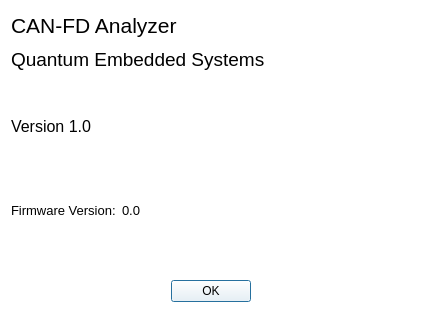
<?xml version="1.0" encoding="UTF-8"?>
<ui version="4.0">
 <class>AboutDialog</class>
 <widget class="QDialog" name="AboutDialog">
  <property name="geometry">
   <rect>
    <x>0</x>
    <y>0</y>
    <width>421</width>
    <height>313</height>
   </rect>
  </property>
  <property name="palette">
   <palette>
    <active>
     <colorrole role="WindowText">
      <brush brushstyle="SolidPattern">
       <color alpha="255">
        <red>0</red>
        <green>0</green>
        <blue>0</blue>
       </color>
      </brush>
     </colorrole>
     <colorrole role="Button">
      <brush brushstyle="SolidPattern">
       <color alpha="255">
        <red>255</red>
        <green>255</green>
        <blue>255</blue>
       </color>
      </brush>
     </colorrole>
     <colorrole role="Light">
      <brush brushstyle="SolidPattern">
       <color alpha="255">
        <red>255</red>
        <green>255</green>
        <blue>255</blue>
       </color>
      </brush>
     </colorrole>
     <colorrole role="Midlight">
      <brush brushstyle="SolidPattern">
       <color alpha="255">
        <red>255</red>
        <green>255</green>
        <blue>255</blue>
       </color>
      </brush>
     </colorrole>
     <colorrole role="Dark">
      <brush brushstyle="SolidPattern">
       <color alpha="255">
        <red>127</red>
        <green>127</green>
        <blue>127</blue>
       </color>
      </brush>
     </colorrole>
     <colorrole role="Mid">
      <brush brushstyle="SolidPattern">
       <color alpha="255">
        <red>170</red>
        <green>170</green>
        <blue>170</blue>
       </color>
      </brush>
     </colorrole>
     <colorrole role="Text">
      <brush brushstyle="SolidPattern">
       <color alpha="255">
        <red>0</red>
        <green>0</green>
        <blue>0</blue>
       </color>
      </brush>
     </colorrole>
     <colorrole role="BrightText">
      <brush brushstyle="SolidPattern">
       <color alpha="255">
        <red>255</red>
        <green>255</green>
        <blue>255</blue>
       </color>
      </brush>
     </colorrole>
     <colorrole role="ButtonText">
      <brush brushstyle="SolidPattern">
       <color alpha="255">
        <red>0</red>
        <green>0</green>
        <blue>0</blue>
       </color>
      </brush>
     </colorrole>
     <colorrole role="Base">
      <brush brushstyle="SolidPattern">
       <color alpha="255">
        <red>255</red>
        <green>255</green>
        <blue>255</blue>
       </color>
      </brush>
     </colorrole>
     <colorrole role="Window">
      <brush brushstyle="SolidPattern">
       <color alpha="255">
        <red>255</red>
        <green>255</green>
        <blue>255</blue>
       </color>
      </brush>
     </colorrole>
     <colorrole role="Shadow">
      <brush brushstyle="SolidPattern">
       <color alpha="255">
        <red>0</red>
        <green>0</green>
        <blue>0</blue>
       </color>
      </brush>
     </colorrole>
     <colorrole role="AlternateBase">
      <brush brushstyle="SolidPattern">
       <color alpha="255">
        <red>255</red>
        <green>255</green>
        <blue>255</blue>
       </color>
      </brush>
     </colorrole>
     <colorrole role="ToolTipBase">
      <brush brushstyle="SolidPattern">
       <color alpha="255">
        <red>255</red>
        <green>255</green>
        <blue>220</blue>
       </color>
      </brush>
     </colorrole>
     <colorrole role="ToolTipText">
      <brush brushstyle="SolidPattern">
       <color alpha="255">
        <red>0</red>
        <green>0</green>
        <blue>0</blue>
       </color>
      </brush>
     </colorrole>
    </active>
    <inactive>
     <colorrole role="WindowText">
      <brush brushstyle="SolidPattern">
       <color alpha="255">
        <red>0</red>
        <green>0</green>
        <blue>0</blue>
       </color>
      </brush>
     </colorrole>
     <colorrole role="Button">
      <brush brushstyle="SolidPattern">
       <color alpha="255">
        <red>255</red>
        <green>255</green>
        <blue>255</blue>
       </color>
      </brush>
     </colorrole>
     <colorrole role="Light">
      <brush brushstyle="SolidPattern">
       <color alpha="255">
        <red>255</red>
        <green>255</green>
        <blue>255</blue>
       </color>
      </brush>
     </colorrole>
     <colorrole role="Midlight">
      <brush brushstyle="SolidPattern">
       <color alpha="255">
        <red>255</red>
        <green>255</green>
        <blue>255</blue>
       </color>
      </brush>
     </colorrole>
     <colorrole role="Dark">
      <brush brushstyle="SolidPattern">
       <color alpha="255">
        <red>127</red>
        <green>127</green>
        <blue>127</blue>
       </color>
      </brush>
     </colorrole>
     <colorrole role="Mid">
      <brush brushstyle="SolidPattern">
       <color alpha="255">
        <red>170</red>
        <green>170</green>
        <blue>170</blue>
       </color>
      </brush>
     </colorrole>
     <colorrole role="Text">
      <brush brushstyle="SolidPattern">
       <color alpha="255">
        <red>0</red>
        <green>0</green>
        <blue>0</blue>
       </color>
      </brush>
     </colorrole>
     <colorrole role="BrightText">
      <brush brushstyle="SolidPattern">
       <color alpha="255">
        <red>255</red>
        <green>255</green>
        <blue>255</blue>
       </color>
      </brush>
     </colorrole>
     <colorrole role="ButtonText">
      <brush brushstyle="SolidPattern">
       <color alpha="255">
        <red>0</red>
        <green>0</green>
        <blue>0</blue>
       </color>
      </brush>
     </colorrole>
     <colorrole role="Base">
      <brush brushstyle="SolidPattern">
       <color alpha="255">
        <red>255</red>
        <green>255</green>
        <blue>255</blue>
       </color>
      </brush>
     </colorrole>
     <colorrole role="Window">
      <brush brushstyle="SolidPattern">
       <color alpha="255">
        <red>255</red>
        <green>255</green>
        <blue>255</blue>
       </color>
      </brush>
     </colorrole>
     <colorrole role="Shadow">
      <brush brushstyle="SolidPattern">
       <color alpha="255">
        <red>0</red>
        <green>0</green>
        <blue>0</blue>
       </color>
      </brush>
     </colorrole>
     <colorrole role="AlternateBase">
      <brush brushstyle="SolidPattern">
       <color alpha="255">
        <red>255</red>
        <green>255</green>
        <blue>255</blue>
       </color>
      </brush>
     </colorrole>
     <colorrole role="ToolTipBase">
      <brush brushstyle="SolidPattern">
       <color alpha="255">
        <red>255</red>
        <green>255</green>
        <blue>220</blue>
       </color>
      </brush>
     </colorrole>
     <colorrole role="ToolTipText">
      <brush brushstyle="SolidPattern">
       <color alpha="255">
        <red>0</red>
        <green>0</green>
        <blue>0</blue>
       </color>
      </brush>
     </colorrole>
    </inactive>
    <disabled>
     <colorrole role="WindowText">
      <brush brushstyle="SolidPattern">
       <color alpha="255">
        <red>127</red>
        <green>127</green>
        <blue>127</blue>
       </color>
      </brush>
     </colorrole>
     <colorrole role="Button">
      <brush brushstyle="SolidPattern">
       <color alpha="255">
        <red>255</red>
        <green>255</green>
        <blue>255</blue>
       </color>
      </brush>
     </colorrole>
     <colorrole role="Light">
      <brush brushstyle="SolidPattern">
       <color alpha="255">
        <red>255</red>
        <green>255</green>
        <blue>255</blue>
       </color>
      </brush>
     </colorrole>
     <colorrole role="Midlight">
      <brush brushstyle="SolidPattern">
       <color alpha="255">
        <red>255</red>
        <green>255</green>
        <blue>255</blue>
       </color>
      </brush>
     </colorrole>
     <colorrole role="Dark">
      <brush brushstyle="SolidPattern">
       <color alpha="255">
        <red>127</red>
        <green>127</green>
        <blue>127</blue>
       </color>
      </brush>
     </colorrole>
     <colorrole role="Mid">
      <brush brushstyle="SolidPattern">
       <color alpha="255">
        <red>170</red>
        <green>170</green>
        <blue>170</blue>
       </color>
      </brush>
     </colorrole>
     <colorrole role="Text">
      <brush brushstyle="SolidPattern">
       <color alpha="255">
        <red>127</red>
        <green>127</green>
        <blue>127</blue>
       </color>
      </brush>
     </colorrole>
     <colorrole role="BrightText">
      <brush brushstyle="SolidPattern">
       <color alpha="255">
        <red>255</red>
        <green>255</green>
        <blue>255</blue>
       </color>
      </brush>
     </colorrole>
     <colorrole role="ButtonText">
      <brush brushstyle="SolidPattern">
       <color alpha="255">
        <red>127</red>
        <green>127</green>
        <blue>127</blue>
       </color>
      </brush>
     </colorrole>
     <colorrole role="Base">
      <brush brushstyle="SolidPattern">
       <color alpha="255">
        <red>255</red>
        <green>255</green>
        <blue>255</blue>
       </color>
      </brush>
     </colorrole>
     <colorrole role="Window">
      <brush brushstyle="SolidPattern">
       <color alpha="255">
        <red>255</red>
        <green>255</green>
        <blue>255</blue>
       </color>
      </brush>
     </colorrole>
     <colorrole role="Shadow">
      <brush brushstyle="SolidPattern">
       <color alpha="255">
        <red>0</red>
        <green>0</green>
        <blue>0</blue>
       </color>
      </brush>
     </colorrole>
     <colorrole role="AlternateBase">
      <brush brushstyle="SolidPattern">
       <color alpha="255">
        <red>255</red>
        <green>255</green>
        <blue>255</blue>
       </color>
      </brush>
     </colorrole>
     <colorrole role="ToolTipBase">
      <brush brushstyle="SolidPattern">
       <color alpha="255">
        <red>255</red>
        <green>255</green>
        <blue>220</blue>
       </color>
      </brush>
     </colorrole>
     <colorrole role="ToolTipText">
      <brush brushstyle="SolidPattern">
       <color alpha="255">
        <red>0</red>
        <green>0</green>
        <blue>0</blue>
       </color>
      </brush>
     </colorrole>
    </disabled>
   </palette>
  </property>
  <property name="windowTitle">
   <string>About</string>
  </property>
  <layout class="QVBoxLayout" name="verticalLayout_2">
   <item>
    <layout class="QVBoxLayout" name="verticalLayout">
     <item>
      <widget class="QLabel" name="label">
       <property name="font">
        <font>
         <pointsize>16</pointsize>
        </font>
       </property>
       <property name="text">
        <string>CAN-FD Analyzer</string>
       </property>
      </widget>
     </item>
     <item>
      <widget class="QLabel" name="label_2">
       <property name="font">
        <font>
         <pointsize>14</pointsize>
        </font>
       </property>
       <property name="text">
        <string>Quantum Embedded Systems</string>
       </property>
      </widget>
     </item>
     <item>
      <widget class="QLabel" name="label_4">
       <property name="text">
        <string/>
       </property>
       <property name="pixmap">
        <pixmap resource="resources.qrc">:/images/logo.png</pixmap>
       </property>
      </widget>
     </item>
     <item>
      <widget class="QLabel" name="label_5">
       <property name="font">
        <font>
         <pointsize>12</pointsize>
        </font>
       </property>
       <property name="text">
        <string>Version 1.0</string>
       </property>
      </widget>
     </item>
    </layout>
   </item>
   <item>
    <layout class="QHBoxLayout" name="horizontalLayout">
     <item>
      <widget class="QLabel" name="label_3">
       <property name="font">
        <font>
         <pointsize>10</pointsize>
        </font>
       </property>
       <property name="text">
        <string>Firmware Version:</string>
       </property>
      </widget>
     </item>
     <item>
      <widget class="QLabel" name="firmwareVersionLabel">
       <property name="font">
        <font>
         <pointsize>10</pointsize>
        </font>
       </property>
       <property name="text">
        <string>0.0</string>
       </property>
      </widget>
     </item>
     <item>
      <spacer name="horizontalSpacer">
       <property name="orientation">
        <enum>Qt::Horizontal</enum>
       </property>
       <property name="sizeHint" stdset="0">
        <size>
         <width>40</width>
         <height>20</height>
        </size>
       </property>
      </spacer>
     </item>
    </layout>
   </item>
   <item>
    <widget class="QDialogButtonBox" name="buttonBox">
     <property name="orientation">
      <enum>Qt::Horizontal</enum>
     </property>
     <property name="standardButtons">
      <set>QDialogButtonBox::Ok</set>
     </property>
     <property name="centerButtons">
      <bool>true</bool>
     </property>
    </widget>
   </item>
  </layout>
 </widget>
 <resources>
  <include location="resources.qrc"/>
 </resources>
 <connections>
  <connection>
   <sender>buttonBox</sender>
   <signal>accepted()</signal>
   <receiver>AboutDialog</receiver>
   <slot>accept()</slot>
   <hints>
    <hint type="sourcelabel">
     <x>248</x>
     <y>254</y>
    </hint>
    <hint type="destinationlabel">
     <x>157</x>
     <y>274</y>
    </hint>
   </hints>
  </connection>
  <connection>
   <sender>buttonBox</sender>
   <signal>rejected()</signal>
   <receiver>AboutDialog</receiver>
   <slot>reject()</slot>
   <hints>
    <hint type="sourcelabel">
     <x>316</x>
     <y>260</y>
    </hint>
    <hint type="destinationlabel">
     <x>286</x>
     <y>274</y>
    </hint>
   </hints>
  </connection>
 </connections>
</ui>
